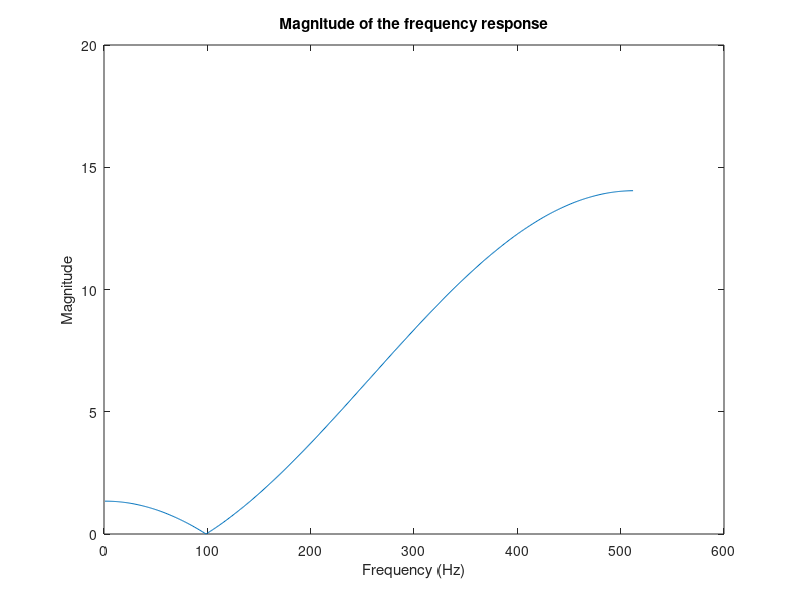

Write MATLAB code to recreate this figure.
 
a = 3.846127982;
b = -6.348692806;
h = [a b a];
% discete furier transform
H = freqz(h,1,512);
% plot the magnitude of the frequency response
figure;
plot(abs(H));
title('Magnitude of the frequency response');
xlabel('Frequency (Hz)');
ylabel('Magnitude');
